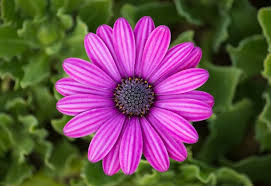
#> input picture flower1.jpeg, 271 x 186 px
$ python biwise_or.py
#> lines starting #> are read from the running program, lines starting #| are printed output that depends on the picture
import cv2

img = cv2.imread("flower1.jpeg")
#> img is the input picture: shape (186, 271, 3); mean B, G, R 83.1, 75.5, 106.7

convert_img = cv2.bitwise_not(img)
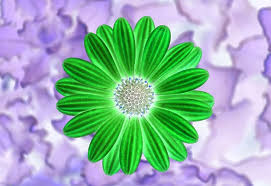
#> convert_img: shape (186, 271, 3); mean B, G, R 171.9, 179.5, 148.3

cv2.imshow("Original Image", img)
cv2.imshow("Updated Image", convert_img)

cv2.waitKey(0)
cv2.destroyAllWindows()

# [7 lines of commented-out code are left out]

$ run again, with flower2.jpeg copied over flower1.jpeg
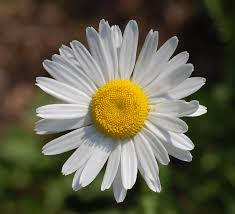
#> input picture flower2.jpeg, 235 x 214 px
#> img is the input picture: shape (214, 235, 3); mean B, G, R 74.8, 95.3, 99.5
#> `convert_img = cv2.bitwise_not(img)`:
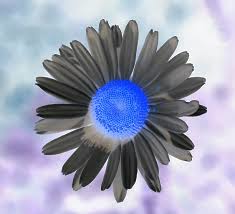
#> convert_img: shape (214, 235, 3); mean B, G, R 180.2, 159.7, 155.5
